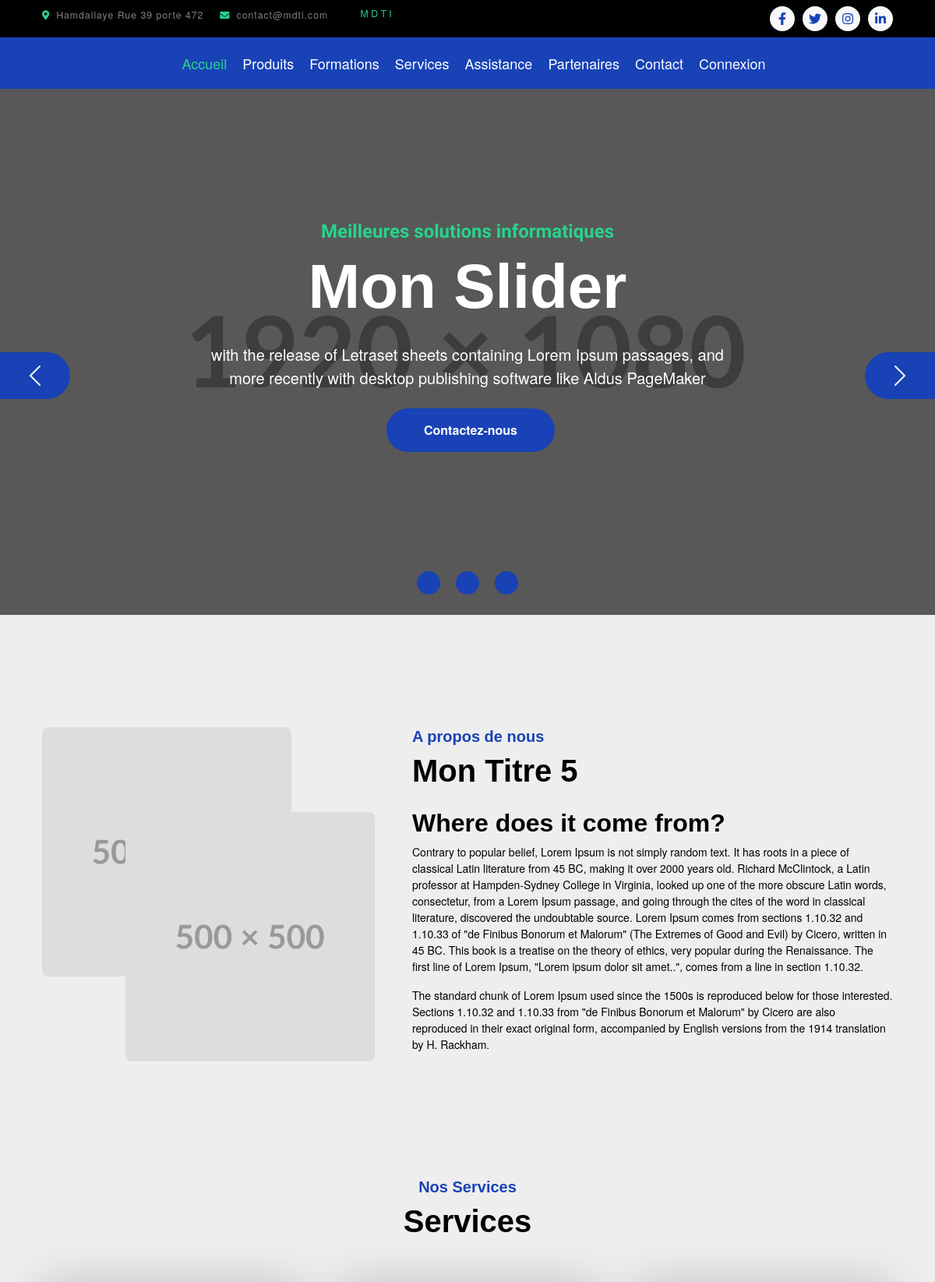
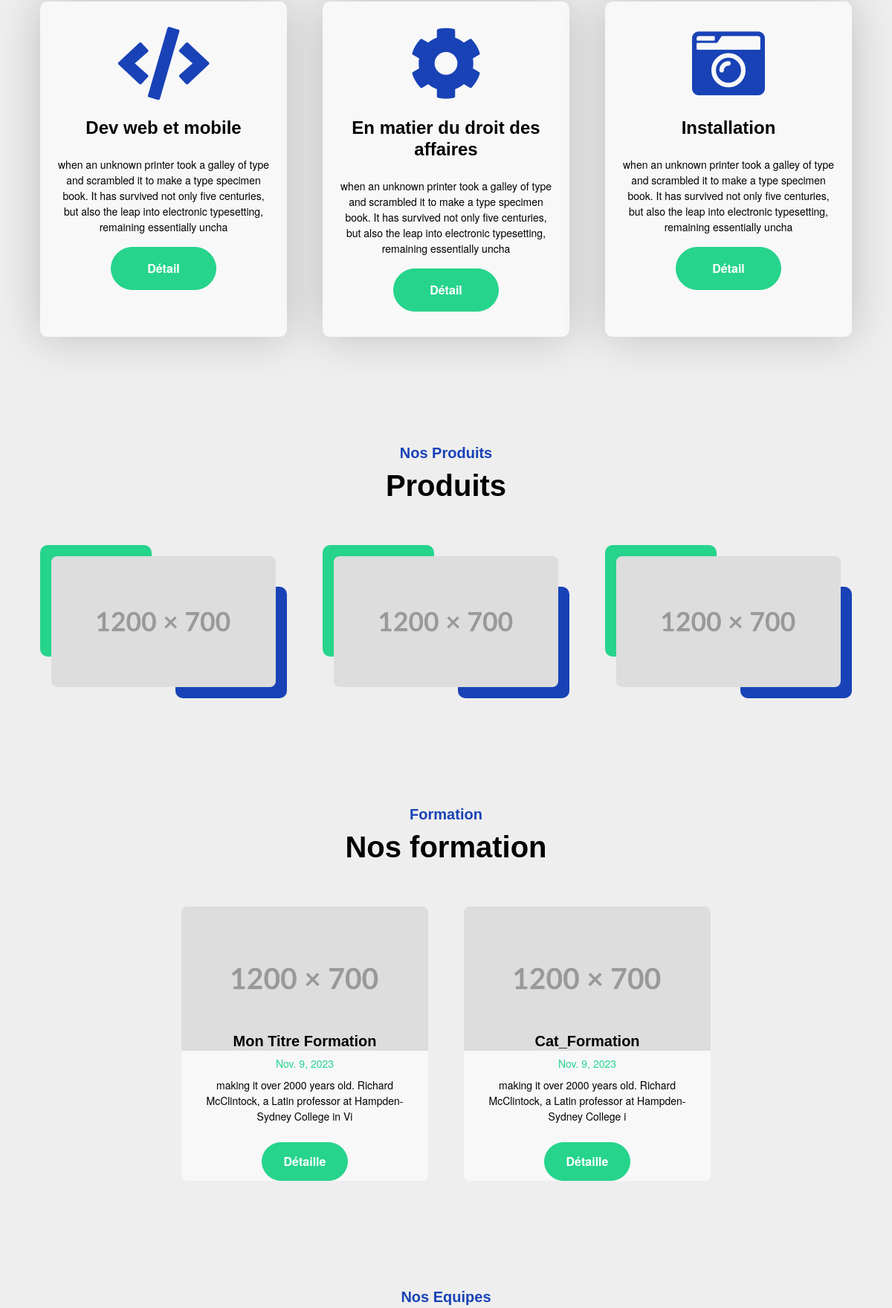
The page / (upper part) on the database its author committed (2 pictures, top to bottom).
### presentation/models.py (models this page shows, shortened)
class Slider(models.Model):
    nom = models.CharField(max_length=255)
    photo = models.ImageField(null=True, blank=True, verbose_name="Image: 1920x1080")
    description = HTMLField()
    courte_description = models.TextField()

class Apropo(models.Model):
    titre = models.CharField(max_length=255)
    description = HTMLField()
    image_1 = models.ImageField()
    image_2 = models.ImageField()

### service/models.py (models this page shows, shortened)
class Service(models.Model):
    nom = models.CharField(max_length=255)
    icon = models.CharField(max_length=255)
    slug = models.SlugField(editable=False, unique=True)
    image = models.ImageField(null=True, blank=True)
    description = HTMLField()
    create_at = models.DateTimeField(auto_now=True)
    updated_at = models.DateTimeField(auto_now=True)

### formation/models.py (models this page shows, shortened)
class Formation(models.Model):
    categorie = models.ForeignKey(Categorie, on_delete=models.CASCADE)
    titre = models.CharField(max_length=150, null=False, blank=False)
    slug = models.SlugField(editable=False,blank=True)
    date_debut = models.DateField()
    date_fin = models.DateField()
    image = models.ImageField()
    cour_description = models.TextField(max_length=100, default='')
    description = HTMLField()
    created_at = models.DateTimeField(auto_now_add=True)

### root/views.py (the view)
# urls.py: path('', root_index,name="root_index"),
def root_index(request):
    list_presentations = Slider.objects.all().order_by("-id")[:3]
    list_equipes = Membre.objects.all().order_by("-id")[:3]
    list_services = Service.objects.all().order_by("-id")[:3]
    list_produits = Produit.objects.all().order_by("-id")[:3]
    list_apropos = Apropo.objects.all().order_by("-id")
    list_partenaires = Partenaire.objects.all()
    all_formation = Formation.objects.all()[:3]
    context = {"list_partenaires": list_partenaires,
               "list_produits": list_produits,
               "list_equipes": list_equipes,
               "list_presentations": list_presentations,
               "list_apropos": list_apropos,
               "list_services": list_services,
               "all_formation": all_formation,
               }
    return render(request, "index.html", context)

### root/templates/index.html (shortened to what this page needs)
{% extends 'base.html' %}
{% load static %}
{% block content %}
        <div class="container-fluid px-0">
            <div id="carouselId" class="carousel slide" data-bs-ride="carousel">
                <ol class="carousel-indicators">
                     {% for tmp in list_presentations %}
                        {% if forloop.counter0 == 0%}
                        <li data-bs-target="#carouselId" data-bs-slide-to="{{forloop.counter0}}" class="active" aria-current="true" aria-label="{{forloop.counter0}}"></li>
                    {% else %}
                        <li data-bs-target="#carouselId" data-bs-slide-to="{{forloop.counter0}}" aria-label="{{forloop.counter0}}"></li>
                    {% endif %}
                    {% endfor %}
                </ol>
                <div class="carousel-inner" role="listbox">
                    {% for slide in list_presentations %}
                        {% if forloop.counter0 == 0 %}
                            <div class="carousel-item active">
                                <img src="{{slide.photo.url}}" class="img-fluid  mh-100" alt="{{forloop.counter0}}">
                                <div class="carousel-caption">
                                    <div class="container carousel-content">
                                        <h6 class="text-secondary h4 animated fadeInUp">Meilleures solutions informatiques</h6>
                                        <h1 class="text-white display-1 mb-4 animated fadeInRight">{{slide.nom}}</h1>
                                        <p class="mb-4 text-white fs-5 animated fadeInDown">{{slide.courte_description | safe }}</p>
                                        <a href="{% url 'contact_index'  %}" class="ms-2"><button type="button" class="px-4 py-sm-3 px-sm-5 btn btn-primary rounded-pill carousel-content-btn2 animated fadeInRight">Contactez-nous</button></a>
                                    </div>
                                </div>
                            </div>
                        {% endif %}
                    {% endfor %}
                </div>
                <button class="carousel-control-prev" type="button" data-bs-target="#carouselId" data-bs-slide="prev">
                    <span class="carousel-control-prev-icon" aria-hidden="true"></span>
                </button>
                <button class="carousel-control-next" type="button" data-bs-target="#carouselId" data-bs-slide="next">
                    <span class="carousel-control-next-icon" aria-hidden="true"></span>
                </button>
            </div>
        </div>
        <div class="container-fluid py-5 my-5">
            <div class="container pt-5">
                <div class="row g-5">
                    {% for apropo in list_apropos %}
                    <div class="col-lg-5 col-md-6 col-sm-12 wow fadeIn" data-wow-delay=".3s">
                        <div class="h-100 position-relative">
                            <div class="position-absolute w-75" style="top: 25%; left: 25%;">
                                <img src="{{apropo.image_2.url}}" class="img-fluid w-100 rounded" alt="">
                            </div>
                        </div>
                    </div>
                    <div class="col-lg-7 col-md-6 col-sm-12 wow fadeIn" data-wow-delay=".5s">
                        <h5 class="text-primary">A propos de nous</h5>
                        <h1 class="mb-4">{{apropo.titre}}</h1>
                        <p class="mb-4">{{apropo.description | safe}}</p>
                    </div>
                    {% endfor %}
                </div>
            </div>
        </div>
        <div class="container-fluid services py-5 mb-5">
            <div class="container">
                <div class="text-center mx-auto pb-5 wow fadeIn" data-wow-delay=".3s" style="max-width: 600px;">
                    <h5 class="text-primary">Nos Services</h5>
                    <h1>Services</h1>
                </div>
                <div class="row g-5 services-inner">
                    {% for service in list_services %}
                    <div class="col-md-6 col-lg-4 wow fadeIn" data-wow-delay=".3s">
                        <div class="services-item bg-light">
                            <div class="p-4 text-center services-content">
                                <div class="services-content-icon">
                                    <i class="fa {{service.icon}} fa-7x mb-4 text-primary"></i>
                                    <h4 class="mb-3">{{service.nom}}</h4>
                                    <p class="mb-4">{{service.description | safe}}</p>
                                    <a href="{% url 'service_detail' service.slug %}" class="btn btn-secondary text-white px-5 py-3 rounded-pill">Détail</a>
                                </div>
                            </div>
                        </div>
                    </div>
                    {% endfor %}
                </div>
            </div>
        </div>
        <div class="container-fluid project py-5 mb-5">
            <div class="container">
                <div class="text-center mx-auto pb-5 wow fadeIn" data-wow-delay=".3s" style="max-width: 600px;">
                    <h5 class="text-primary">Nos Produits</h5>
                    <h1>Produits</h1>
                </div>
                <div class="row g-5">
                    {% for produit in list_produits %}
                    <div class="col-md-6 col-lg-4 wow fadeIn" data-wow-delay=".3s">
                        <div class="project-item">
                            <div class="project-img">
                            </div>
                        </div>
                    </div>
                    {% endfor %}
                </div>
            </div>
        </div>
    <div class="container-fluid blog py-5 mb-5">
        <div class="container">
            <div class="text-center mx-auto pb-5 wow fadeIn" data-wow-delay=".3s" style="max-width: 600px;">
                <h5 class="text-primary">Formation</h5>
                <h1>Nos formation</h1>
            </div>
            <div class="row g-5 justify-content-center">
                {% for formation in all_formation %}
                <div class="col-lg-6 col-xl-4 wow fadeIn" data-wow-delay=".3s">
                    <div class="blog-item position-relative bg-light rounded">
                        <img src="{{formation.image.url}}" class="img-fluid w-100 rounded-top" alt="">
                        <div class="blog-content text-center position-relative px-3" style="margin-top: -25px;">
                            <h5 class="">{{formation.titre}}</h5>
                            <span class="text-secondary">{{formation.date_debut}}</span>
                            <p class="py-2">{{formation.cour_description | safe  | slice:":100" }}</p>
                            <div class="blog-icon btn btn-secondary px-3 rounded-pill my-auto">
                                  <a href="{% url 'formation_detaille' formation.slug %}" class="btn text-white">Détaille</a>
                            </div>
                        </div>
                    </div>
                </div>
                {% endfor %}
            </div>
        </div>
    </div>
    <div class="container-fluid py-5 mb-5 team">
        <div class="container">
            <div class="text-center mx-auto pb-5 wow fadeIn" data-wow-delay=".3s" style="max-width: 600px;">
                <h5 class="text-primary">Nos Equipes</h5>
            </div>
        </div>
    </div>
{% endblock %}

### root/templates/base.html (shortened to what this page needs)
<!DOCTYPE html>
{% load static %}
<html lang="en">
    <head>
        <link href="https://cdnjs.cloudflare.com/ajax/libs/font-awesome/5.10.0/css/all.min.css" rel="stylesheet">
        <link href="https://cdn.jsdelivr.net/npm/bootstrap-icons@1.4.1/font/bootstrap-icons.css" rel="stylesheet">
        <link href="{% static 'assets/vendor/aos/aos.css' %}" rel="stylesheet">
        <link href="{% static 'assets/vendor/bootstrap/css/bootstrap.min.css' %}" rel="stylesheet">
        <link href="{% static 'assets/vendor/bootstrap-icons/bootstrap-icons.css' %}" rel="stylesheet">
        <link href="{% static 'assets/vendor/boxicons/css/boxicons.min.css' %}" rel="stylesheet">
        <link href="{% static 'assets/vendor/glightbox/css/glightbox.min.css' %}" rel="stylesheet">
        <link href="{% static 'lib/animate/animate.min.css' %}" rel="stylesheet">
        <link href="{% static 'lib/owlcarousel/assets/owl.carousel.min.css' %}" rel="stylesheet">
        <link href="{% static 'assets/vendor/swiper/swiper-bundle.min.css' %}" rel="stylesheet">
        <link href="{% static 'css/bootstrap.min.css' %}" rel="stylesheet">
        <link href="{% static 'css/style.css' %}" rel="stylesheet">
        <link href="{% static 'assets/css/style.css' %}" rel="stylesheet">
        <link rel="stylesheet"
            href="//cdn.jsdelivr.net/npm/alertifyjs@1.13.1/build/css/alertify.min.css" />
        <link rel="stylesheet" href="//cdn.jsdelivr.net/npm/alertifyjs@1.13.1/build/css/themes/default.min.css" />
    </head>
    <body>
        <div class="container-fluid bg-dark py-2 d-none d-md-flex">
            <div class="container">
                <div class="d-flex justify-content-between topbar">
                    <div class="top-info">
                        <small class="me-3 text-white-50"><a href="#"><i class="fas fa-map-marker-alt me-2 text-secondary"></i></a>Hamdallaye Rue 39 porte 472</small>
                        <small class="me-3 text-white-50"><a href="#"><i class="fas fa-envelope me-2 text-secondary"></i></a>contact@mdti.com</small>
                    </div>
                    <div id="note" class="text-secondary d-none d-xl-flex"><small>M D T I</small></div>
                    <div class="top-link">
                        <a href="" class="bg-light nav-fill btn btn-sm-square rounded-circle"><i class="fab fa-facebook-f text-primary"></i></a>
                        <a href="" class="bg-light nav-fill btn btn-sm-square rounded-circle"><i class="fab fa-twitter text-primary"></i></a>
                        <a href="" class="bg-light nav-fill btn btn-sm-square rounded-circle"><i class="fab fa-instagram text-primary"></i></a>
                        <a href="" class="bg-light nav-fill btn btn-sm-square rounded-circle me-0"><i class="fab fa-linkedin-in text-primary"></i></a>
                    </div>
                </div>
            </div>
        </div>
        <div class="container-fluid bg-primary">
            <div class="container">
                <nav class="navbar navbar-dark navbar-expand-lg py-0">
                    <div class="collapse navbar-collapse bg-transparent" id="navbarCollapse">
                        <div class="navbar-nav ms-auto mx-xl-auto p-0">
                            <a href="{% url 'root_index' %}" class="nav-item nav-link active text-secondary">Accueil</a>
                            <a href="{% url 'produit_index' %}" class="nav-item nav-link">Produits</a>
                            <a href="{% url 'formation_categorie_index' %}"  class="nav-item nav-link">Formations</a>
                            <a href="{% url 'service_index' %}" class="nav-item nav-link">Services</a>
                            <a href="{% url 'assistance_index' %}" class="nav-item nav-link">Assistance</a>
                            <a href="{% url 'partenaire_index' %}" class="nav-item nav-link">Partenaires</a>
                            <a href="{% url 'contact_index'  %}" class="nav-item nav-link">Contact</a>
                            {% if request.user.is_authenticated %}
                            <div class="nav-item dropdown">
                                <a href="#" class="nav-link dropdown-toggle" data-bs-toggle="dropdown">Compte</a>
                                <div class="dropdown-menu rounded">
                                    <a href="{% url 'profile' %}" class="dropdown-item">Profile</a>
                                    {% if request.user.is_staff %}
                                    <a href="{% url 'administration' %}" class="dropdown-item">Administration</a>
                                    {% else%}
                                    <a href="{% url 'mes_commande' %}" class="dropdown-item">Mes Commande</a>
                                    {% endif %}
                                    <a href="{% url 'deconnexion'  %}" class="dropdown-item">Déconnexion</a>
                                </div>
                            </div>
                            {% else %}
                               <a href="{% url 'connexion'  %}" class="nav-item nav-link">Connexion</a>
                            {% endif %}
                        </div>
                    </div>
                </nav>
            </div>
        </div>
        {% block content %}  {% endblock %}
    </body>
</html>

### rows shown on the page
Slider: photo (picture), nom "Mon Slider", courte_description "with the release of Letraset sheets containing Lorem Ipsum passages, and more recently with desktop publishing software like Aldus PageMaker"
Apropo: image_2 (picture), titre "Mon Titre 5", description "Where does it come from? Contrary to popular belief, Lorem Ipsum is not simply random text. It has roots in a piece of classical Latin literature from 45 BC, making it over 2000 years old. Richard McClintock, a Latin professor at Hampden-Sydney College in Virginia, looked up one of the more obscure Latin words, consectetur, from a Lorem Ipsum passage, and going through the cites of the word in classical literature, discovered the undoubtable source. Lorem Ipsum comes from sections 1.10.32 and 1.10.33 of \"de Finibus Bonorum et Malorum\" (The Extremes of Good and Evil) by Cicero, written in 45 BC. This book is a treatise on the theory of ethics, very popular during the Renaissance. The first…"
Service: nom "Dev web et mobile", description "when an unknown printer took a galley of type and scrambled it to make a type specimen book. It has survived not only five centuries, but also the leap into electronic typesetting, remaining essentially uncha"
Service: nom "En matier du droit des affaires", description "when an unknown printer took a galley of type and scrambled it to make a type specimen book. It has survived not only five centuries, but also the leap into electronic typesetting, remaining essentially uncha"
Service: nom "Installation", description "when an unknown printer took a galley of type and scrambled it to make a type specimen book. It has survived not only five centuries, but also the leap into electronic typesetting, remaining essentially uncha"
Formation: image (picture), titre "Mon Titre Formation", date_debut "Nov. 9, 2023", cour_description "making it over 2000 years old. Richard McClintock, a Latin professor at Hampden-Sydney College in Vi"
Formation: image (picture), titre "Cat_Formation", date_debut "Nov. 9, 2023", cour_description "making it over 2000 years old. Richard McClintock, a Latin professor at Hampden-Sydney College i"
